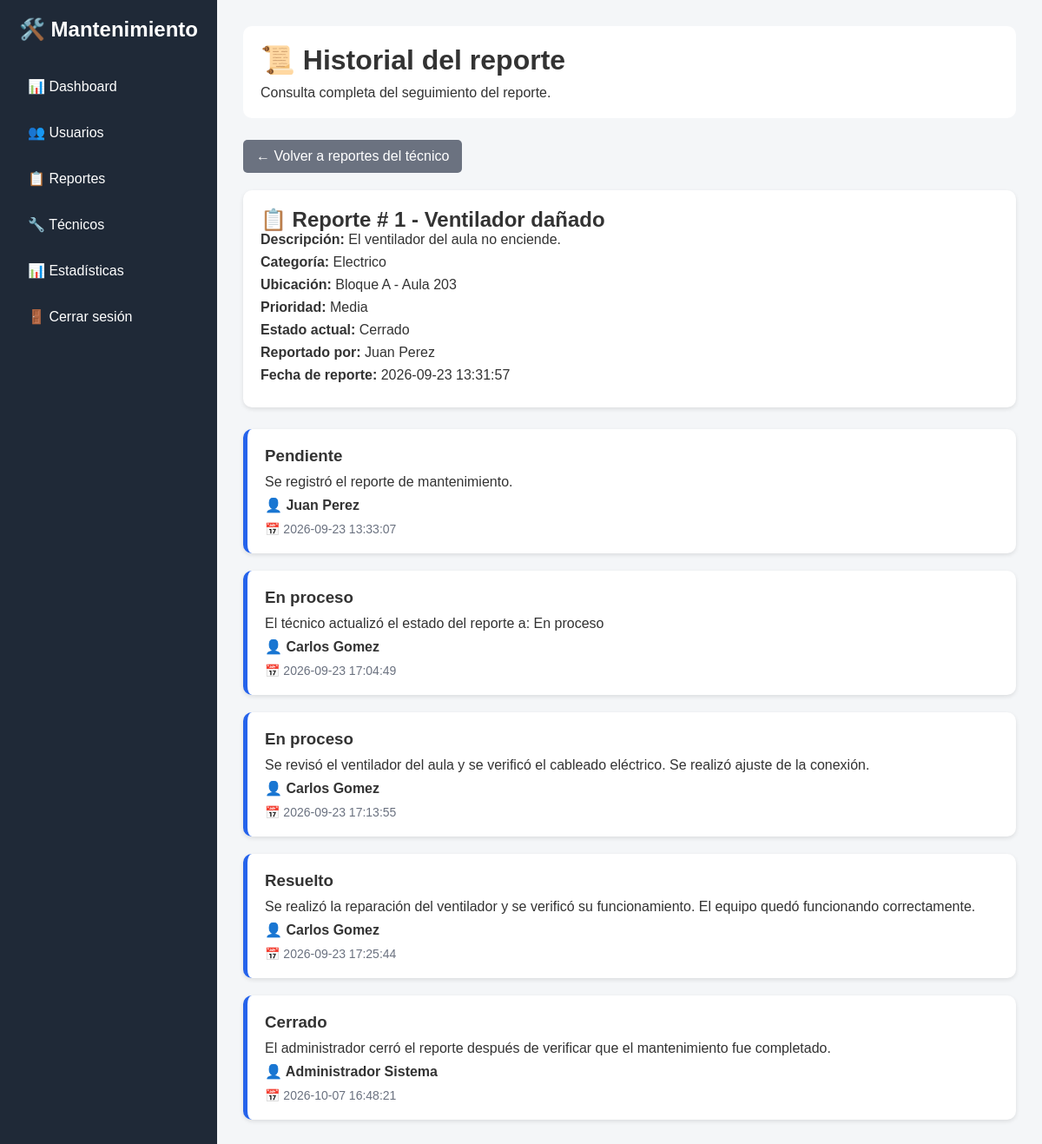
/frontend/dashboard/historial_reporte_admin.php?id=1&tecnico=3 (signed in), run on the app's committed database.
### tables this page shows
CREATE TABLE `reportes` (
  `id_reporte` int NOT NULL AUTO_INCREMENT,
  `titulo` varchar(150) NOT NULL,
  `descripcion` text NOT NULL,
  `fecha_reporte` datetime NOT NULL DEFAULT CURRENT_TIMESTAMP,
  `id_usuario` int NOT NULL,
  `id_categoria` int NOT NULL,
  `id_ubicacion` int NOT NULL,
  `id_prioridad` int NOT NULL,
  `id_estado` int NOT NULL,
  PRIMARY KEY (`id_reporte`),
  KEY `fk_reporte_usuario` (`id_usuario`),
  KEY `fk_reporte_categoria` (`id_categoria`),
  KEY `fk_reporte_ubicacion` (`id_ubicacion`),
  KEY `fk_reporte_prioridad` (`id_prioridad`),
  KEY `fk_reporte_estado` (`id_estado`),
  CONSTRAINT `fk_reporte_categoria` FOREIGN KEY (`id_categoria`) REFERENCES `categorias` (`id_categoria`) ON DELETE RESTRICT ON UPDATE CASCADE,
  CONSTRAINT `fk_reporte_estado` FOREIGN KEY (`id_estado`) REFERENCES `estados` (`id_estado`) ON DELETE RESTRICT ON UPDATE CASCADE,
  CONSTRAINT `fk_reporte_prioridad` FOREIGN KEY (`id_prioridad`) REFERENCES `prioridades` (`id_prioridad`) ON DELETE RESTRICT ON UPDATE CASCADE,
  CONSTRAINT `fk_reporte_ubicacion` FOREIGN KEY (`id_ubicacion`) REFERENCES `ubicaciones` (`id_ubicacion`) ON DELETE RESTRICT ON UPDATE CASCADE,
  CONSTRAINT `fk_reporte_usuario` FOREIGN KEY (`id_usuario`) REFERENCES `usuarios` (`id_usuario`) ON DELETE RESTRICT ON UPDATE CASCADE
);

CREATE TABLE `categorias` (
  `id_categoria` int NOT NULL AUTO_INCREMENT,
  `nombre` varchar(100) NOT NULL,
  `descripcion` varchar(255) DEFAULT NULL,
  `estado` tinyint(1) NOT NULL DEFAULT '1',
  PRIMARY KEY (`id_categoria`),
  UNIQUE KEY `nombre` (`nombre`)
);

CREATE TABLE `ubicaciones` (
  `id_ubicacion` int NOT NULL AUTO_INCREMENT,
  `bloque` varchar(100) NOT NULL,
  `espacio` varchar(100) NOT NULL,
  `descripcion` varchar(255) DEFAULT NULL,
  `estado` tinyint(1) NOT NULL DEFAULT '1',
  PRIMARY KEY (`id_ubicacion`)
);

CREATE TABLE `prioridades` (
  `id_prioridad` int NOT NULL AUTO_INCREMENT,
  `nombre` varchar(50) NOT NULL,
  `descripcion` varchar(255) DEFAULT NULL,
  PRIMARY KEY (`id_prioridad`),
  UNIQUE KEY `nombre` (`nombre`)
);

CREATE TABLE `estados` (
  `id_estado` int NOT NULL AUTO_INCREMENT,
  `nombre` varchar(50) NOT NULL,
  `descripcion` varchar(255) DEFAULT NULL,
  PRIMARY KEY (`id_estado`),
  UNIQUE KEY `nombre` (`nombre`)
);

CREATE TABLE `seguimientos` (
  `id_seguimiento` int NOT NULL AUTO_INCREMENT,
  `id_reporte` int NOT NULL,
  `id_usuario` int NOT NULL,
  `id_estado` int NOT NULL,
  `comentario` text,
  `fecha` datetime NOT NULL DEFAULT CURRENT_TIMESTAMP,
  PRIMARY KEY (`id_seguimiento`),
  KEY `fk_seguimiento_reporte` (`id_reporte`),
  KEY `fk_seguimiento_usuario` (`id_usuario`),
  KEY `fk_seguimiento_estado` (`id_estado`),
  CONSTRAINT `fk_seguimiento_estado` FOREIGN KEY (`id_estado`) REFERENCES `estados` (`id_estado`) ON DELETE RESTRICT ON UPDATE CASCADE,
  CONSTRAINT `fk_seguimiento_reporte` FOREIGN KEY (`id_reporte`) REFERENCES `reportes` (`id_reporte`) ON DELETE CASCADE ON UPDATE CASCADE,
  CONSTRAINT `fk_seguimiento_usuario` FOREIGN KEY (`id_usuario`) REFERENCES `usuarios` (`id_usuario`) ON DELETE RESTRICT ON UPDATE CASCADE
);

### frontend/dashboard/historial_reporte_admin.php (the view, shortened to what this page needs)
<?php
$database = new Database();
$db = $database->conectar();
$id_reporte = intval($_GET["id"]);
$sql_reporte = "
    SELECT
        r.id_reporte,
        r.titulo,
        r.descripcion,
        r.fecha_reporte,
        c.nombre AS categoria,
        u.bloque,
        u.espacio,
        p.nombre AS prioridad,
        e.nombre AS estado,
        CONCAT(
            usr.nombre,
            ' ',
            usr.apellido
        ) AS reportante
    FROM reportes r
    INNER JOIN categorias c
        ON r.id_categoria = c.id_categoria
    INNER JOIN ubicaciones u
        ON r.id_ubicacion = u.id_ubicacion
    INNER JOIN prioridades p
        ON r.id_prioridad = p.id_prioridad
    INNER JOIN estados e
        ON r.id_estado = e.id_estado
    INNER JOIN usuarios usr
        ON r.id_usuario = usr.id_usuario
    WHERE r.id_reporte = :id_reporte
";
$stmt_reporte = $db->prepare($sql_reporte);
$stmt_reporte->bindParam(
    ":id_reporte",
    $id_reporte,
    PDO::PARAM_INT
);
$stmt_reporte->execute();
$reporte = $stmt_reporte->fetch(PDO::FETCH_ASSOC);
$sql_historial = "
    SELECT
        s.id_seguimiento,
        s.comentario,
        s.fecha,
        e.nombre AS estado,
        CONCAT(
            u.nombre,
            ' ',
            u.apellido
        ) AS usuario
    FROM seguimientos s
    INNER JOIN estados e
        ON s.id_estado = e.id_estado
    INNER JOIN usuarios u
        ON s.id_usuario = u.id_usuario
    WHERE s.id_reporte = :id_reporte
    ORDER BY s.fecha ASC
";
$stmt_historial = $db->prepare($sql_historial);
$stmt_historial->bindParam(
    ":id_reporte",
    $id_reporte,
    PDO::PARAM_INT
);
$stmt_historial->execute();
$historial = $stmt_historial->fetchAll(PDO::FETCH_ASSOC);
?>
<!DOCTYPE html>
<html lang="es">
<head>
    <link
        rel="stylesheet"
        href="../css/estilos.css"
    >
</head>
<body>
<div class="contenedor">
    <aside class="menu">
        <h2>
            🛠️ Mantenimiento
        </h2>
        <ul>
            <li>
                <a href="administrador.php">
                    📊 Dashboard
                </a>
            </li>
            <li>
                <a href="usuarios.php">
                    👥 Usuarios
                </a>
            </li>
            <li>
                <a href="reportes_admin.php">
                    📋 Reportes
                </a>
            </li>
            <li>
                <a href="tecnicos.php">
                    🔧 Técnicos
                </a>
            </li>
            <li>
                <a href="estadisticas.php">
                    📊 Estadísticas
                </a>
            </li>
            <li>
                <a href="../../backend/auth/logout.php">
                    🚪 Cerrar sesión
                </a>
            </li>
        </ul>
    </aside>
    <main class="contenido">
        <div class="encabezado">
            <h1>
                📜 Historial del reporte
            </h1>
            <p>
                Consulta completa del seguimiento del reporte.
            </p>
        </div>
        <?php if (isset($_GET["tecnico"])): ?>
    <a
        href="reportes_tecnico_admin.php?id=<?php echo intval($_GET["tecnico"]); ?>"
        class="boton-volver"
    >
        ← Volver a reportes del técnico
    </a>
<?php endif; ?>
        <div class="informacion-reporte">
            <h2>
                📋 Reporte #
                <?php
                echo $reporte["id_reporte"];
                ?>
                -
                <?php
                echo htmlspecialchars(
                    $reporte["titulo"]
                );
                ?>
            </h2>
            <p class="dato">
                <strong>
                    Descripción:
                </strong>
                <?php
                echo htmlspecialchars(
                    $reporte["descripcion"]
                );
                ?>
            </p>
            <p class="dato">
                <strong>
                    Categoría:
                </strong>
                <?php
                echo htmlspecialchars(
                    $reporte["categoria"]
                );
                ?>
            </p>
            <p class="dato">
                <strong>
                    Ubicación:
                </strong>
                <?php
                echo htmlspecialchars(
                    $reporte["bloque"]
                    . " - "
                    . $reporte["espacio"]
                );
                ?>
            </p>
            <p class="dato">
                <strong>
                    Prioridad:
                </strong>
                <?php
                echo htmlspecialchars(
                    $reporte["prioridad"]
                );
                ?>
            </p>
            <p class="dato">
                <strong>
                    Estado actual:
                </strong>
                <?php
                echo htmlspecialchars(
                    $reporte["estado"]
                );
                ?>
            </p>
            <p class="dato">
                <strong>
                    Reportado por:
                </strong>
                <?php
                echo htmlspecialchars(
                    $reporte["reportante"]
                );
                ?>
            </p>
            <p class="dato">
                <strong>
                    Fecha de reporte:
                </strong>
                <?php
                echo htmlspecialchars(
                    $reporte["fecha_reporte"]
                );
                ?>
            </p>
        </div>
        <div class="historial">
            <?php if (count($historial) > 0): ?>
                <?php foreach ($historial as $seguimiento): ?>
                    <div class="seguimiento">
                        <h3>
                            <?php
                            echo htmlspecialchars(
                                $seguimiento["estado"]
                            );
                            ?>
                        </h3>
                        <p>
                            <?php
                            echo nl2br(
                                htmlspecialchars(
                                    $seguimiento["comentario"]
                                )
                            );
                            ?>
                        </p>
                        <p class="usuario">
                            👤
                            <?php
                            echo htmlspecialchars(
                                $seguimiento["usuario"]
                            );
                            ?>
                        </p>
                        <p class="fecha">
                            📅
                            <?php
                            echo htmlspecialchars(
                                $seguimiento["fecha"]
                            );
                            ?>
                        </p>
                    </div>
                <?php endforeach; ?>
            <?php endif; ?>
        </div>
    </main>
</div>
</body>
</html>

### frontend/css/estilos.css (style rules this page uses)
* { margin: 0; padding: 0; box-sizing: border-box; }
body { font-family: Arial, sans-serif; background-color: #f4f6f8; color: #333; }
.contenedor { display: flex; min-height: 100vh; }
.menu { width: 250px; background-color: #1f2937; color: white; padding: 20px; }
.menu h2 { text-align: center; margin-bottom: 30px; }
.menu ul { list-style: none; }
.menu li { margin-bottom: 10px; }
.menu a { display: block; padding: 12px; color: white; text-decoration: none; border-radius: 5px; }
.contenido { flex: 1; padding: 30px; }
.encabezado { background-color: white; padding: 20px; border-radius: 10px; margin-bottom: 25px; }
.encabezado h1 { margin-bottom: 10px; }

### frontend/dashboard/historial_reporte_admin.php (style rules this page uses)
.informacion-reporte { background-color: white; padding: 20px; border-radius: 10px; margin-bottom: 25px; box-shadow: 0 2px 5px rgba(0, 0, 0, 0.1); }
.dato { margin-bottom: 8px; }
.historial { position: relative; margin-top: 25px; }
.seguimiento { background-color: white; padding: 20px; border-radius: 10px; margin-bottom: 20px; border-left: 5px solid #2563eb; box-shadow: 0 2px 5px rgba(0, 0, 0, 0.1); }
.seguimiento h3 { margin-bottom: 10px; }
.seguimiento .fecha { color: #6b7280; font-size: 14px; margin-top: 10px; }
.seguimiento .usuario { font-weight: bold; margin-top: 8px; }
.boton-volver { display: inline-block; padding: 10px 15px; background-color: #6b7280; color: white; text-decoration: none; border-radius: 5px; margin-bottom: 20px; }

### data on the page
reportes: id_reporte "1", titulo "Ventilador dañado", descripcion "El ventilador del aula no enciende.", id_categoria.nombre "Electrico", id_ubicacion.espacio "Bloque A - Aula 203", id_prioridad.nombre "Media", id_estado.nombre "Cerrado", fecha_reporte "2026-09-23 13:31:57"
seguimientos: id_estado.nombre "Pendiente", comentario "Se registró el reporte de mantenimiento.", usuario "Juan Perez", fecha "2026-09-23 13:33:07"
seguimientos: id_estado.nombre "En proceso", comentario "El técnico actualizó el estado del reporte a: En proceso", usuario "Carlos Gomez", fecha "2026-09-23 17:04:49"
seguimientos: id_estado.nombre "En proceso", comentario "Se revisó el ventilador del aula y se verificó el cableado eléctrico. Se realizó ajuste de la conexión.", usuario "Carlos Gomez", fecha "2026-09-23 17:13:55"
seguimientos: id_estado.nombre "Resuelto", comentario "Se realizó la reparación del ventilador y se verificó su funcionamiento. El equipo quedó funcionando correctamente.", usuario "Carlos Gomez", fecha "2026-09-23 17:25:44"
seguimientos: id_estado.nombre "Cerrado", comentario "El administrador cerró el reporte después de verificar que el mantenimiento fue completado.", usuario "Administrador Sistema", fecha "2026-10-07 16:48:21"

### other printed values
$reporte["reportante"] "Juan Perez"
